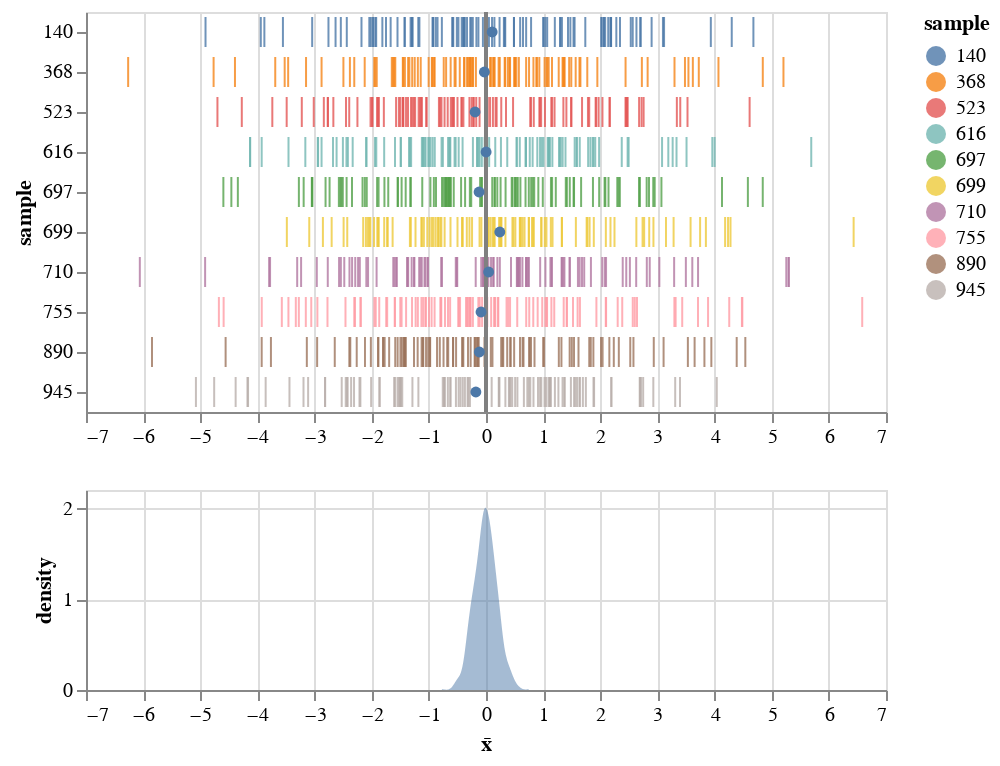

The code cell stored with this chart in its notebook:
### Markdown cell above
Here, we create $p$ samples of $n$ measurements from a Gaussian population with mean $\mu$ and standard deviation $\sigma$.

Or in random variable terms for each sample,
$$
X_{1} \dots, X_{n} \overset{\text{i.i.d.}}{\sim} \mathrm{Normal}(\mu, \sigma^2).
$$

### Code cell
df = pd.DataFrame(x)
kwargs_melt = dict(var_name='sample', value_name='measurement')

sam = 10
base = alt.Chart(df.sample(sam, axis=1).melt(**kwargs_melt))


ruler = base.mark_rule(color='gray', strokeOpacity=0.9, size=2).encode(
    x='mu:Q'
).transform_calculate(mu=str(μ))

ticks = base.mark_tick(opacity=0.8).encode(
    x=alt.X('measurement:Q', title=''),
    y=alt.Y('sample:N'),
    color=alt.Color('sample:N')
)


# sample mean
circle = base.mark_circle(opacity=1.).encode(
    x='mean(measurement):Q',
    y=alt.Y('sample:N')
)

sm = alt.Chart(df.melt(**kwargs_melt).groupby('sample').mean())
kde = sm.mark_area(opacity=0.5).encode(
    x=alt.X('x̄:Q'),
    y=alt.Y('density:Q')
).transform_density(density='measurement', as_=['x̄', 'density']).properties(height=100)

((ticks + ruler + circle).interactive() & kde).resolve_scale(x='shared')

### Figure 1 — Vega-Lite specification as saved in the notebook (floating-point values rounded to 4 significant figures; data arrays with more than 128 entries replaced by an {"elided": "..."} marker saying what was removed)
{"config": {"view": {"continuousWidth": 400, "continuousHeight": 300}}, "vconcat": [{"layer": [{"mark": {"type": "tick", "opacity": 0.8}, "encoding": {"color": {"type": "nominal", "field": "sample"}, "x": {"type": "quantitative", "field": "measurement", "title": ""}, "y": {"type": "nominal", "field": "sample"}}, "selection": {"selector001": {"type": "interval", "bind": "scales", "encodings": ["x", "y"]}}}, {"mark": {"type": "rule", "color": "gray", "size": 2, "strokeOpacity": 0.9}, "encoding": {"x": {"type": "quantitative", "field": "mu"}}, "transform": [{"calculate": "0", "as": "mu"}]}, {"mark": {"type": "circle", "opacity": 1.0}, "encoding": {"x": {"type": "quantitative", "aggregate": "mean", "field": "measurement"}, "y": {"type": "nominal", "field": "sample"}}}], "data": {"name": "data-d40b459d3d73439c4e120675994627b2"}}, {"data": {"name": "data-adb9b7ed2240500b2529bf4014e0535b"}, "mark": {"type": "area", "opacity": 0.5}, "encoding": {"x": {"type": "quantitative", "field": "x̄"}, "y": {"type": "quantitative", "field": "density"}}, "height": 100, "transform": [{"density": "measurement", "as": ["x̄", "density"]}]}], "resolve": {"scale": {"x": "shared"}}, "$schema": "https://vega.github.io/schema/vega-lite/v4.8.1.json", "datasets": {"data-d40b459d3d73439c4e120675994627b2": {"elided": "1000 records"}, "data-adb9b7ed2240500b2529bf4014e0535b": {"elided": "1000 records"}}}
